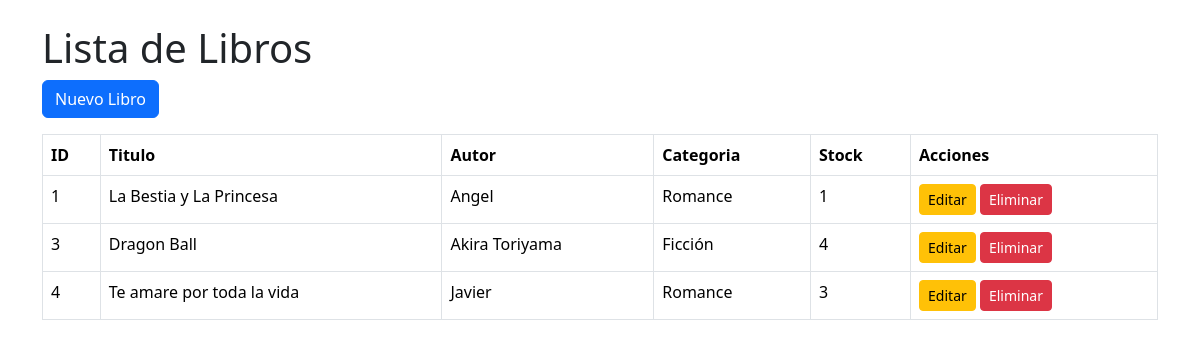
The page / on the database its author committed.
### tables this page shows
CREATE TABLE `libros` (
  `id` int(11) NOT NULL,
  `titulo` varchar(100) NOT NULL,
  `autor` varchar(100) NOT NULL,
  `categoria` varchar(100) NOT NULL,
  `stock` int(11) NOT NULL
);

### controladores/LibroControlador.php (called while the page is built, shortened)
<?php
include_once "modelos/Libro.php";
class LibroControlador{
    private $modelo;
    public function __construct(){
        $this->modelo = new Libro();
    }
    public function inicio(){
        $datos = $this->modelo->obtener();
        include_once "vistas/libros/index.php";
    }
}
?>

### config/conexion.php (called while the page is built)
<?php
class Conexion{
    public static function conectar(){
        try{
            $conn = new PDO(
                "mysql:host=127.0.0.1;dbname=biblioteca_mvc",
                "root",
                ""
            );
            $conn->setAttribute(PDO::ATTR_ERRMODE, PDO::ERRMODE_EXCEPTION);
            return $conn;
        }catch(PDOException $e){
            die("Error de conexión: " . $e->getMessage());
        }
    }
}
?>

### modelos/Libro.php (called while the page is built, shortened)
<?php
include_once "config/conexion.php";
class Libro{
    private $db;
    public function __construct(){
        $this->db = Conexion::conectar();
    }
    public function obtener(){
        $sql = "SELECT * FROM libros";
        $stmt = $this->db->prepare($sql);
        $stmt->execute();
        return $stmt->fetchAll(PDO::FETCH_ASSOC);
    }
}
?>

### vistas/libros/index.php (the view, shortened to what this page needs)
<!DOCTYPE html>
<html lang="es">
<head>
<link href="https://cdn.jsdelivr.net/npm/bootstrap@5.3.3/dist/css/bootstrap.min.css" rel="stylesheet">
</head>
<body class="container mt-4">
<h1>Lista de Libros</h1>
<a href="index.php?action=crear"
class="btn btn-primary mb-3">
    Nuevo Libro
</a>
<table class="table table-bordered table-hover">
<tr>
    <th>ID</th>
    <th>Titulo</th>
    <th>Autor</th>
    <th>Categoria</th>
    <th>Stock</th>
    <th>Acciones</th>
</tr>
<?php foreach($datos as $d){ ?>
<tr>
    <td><?= $d['id'] ?></td>
    <td><?= $d['titulo'] ?></td>
    <td><?= $d['autor'] ?></td>
    <td><?= $d['categoria'] ?></td>
    <td><?= $d['stock'] ?></td>
    <td>
        <a href="index.php?action=editar&id=<?= $d['id'] ?>"
        class="btn btn-warning btn-sm">
            Editar
        </a>
        <a href="index.php?action=eliminar&id=<?= $d['id'] ?>"
        class="btn btn-danger btn-sm">
            Eliminar
        </a>
    </td>
</tr>
<?php } ?>
</table>
</body>
</html>

### index.php
<?php
include_once "controladores/LibroControlador.php";
$controlador = new LibroControlador();
if(isset($_GET['action'])){
    if($_GET['action'] == "crear"){
        $controlador->crear();
    }
    elseif($_GET['action'] == "editar"){
        $controlador->editar();
    }
    elseif($_GET['action'] == "eliminar"){
        $controlador->eliminar();
    }
}
else{
    $controlador->inicio();
}
?>

### rows shown on the page
libros: id "1", titulo "La Bestia y La Princesa", autor "Angel", categoria "Romance", stock "1"
libros: id "3", titulo "Dragon Ball", autor "Akira Toriyama", categoria "Ficción", stock "4"
libros: id "4", titulo "Te amare por toda la vida", autor "Javier", categoria "Romance", stock "3"
